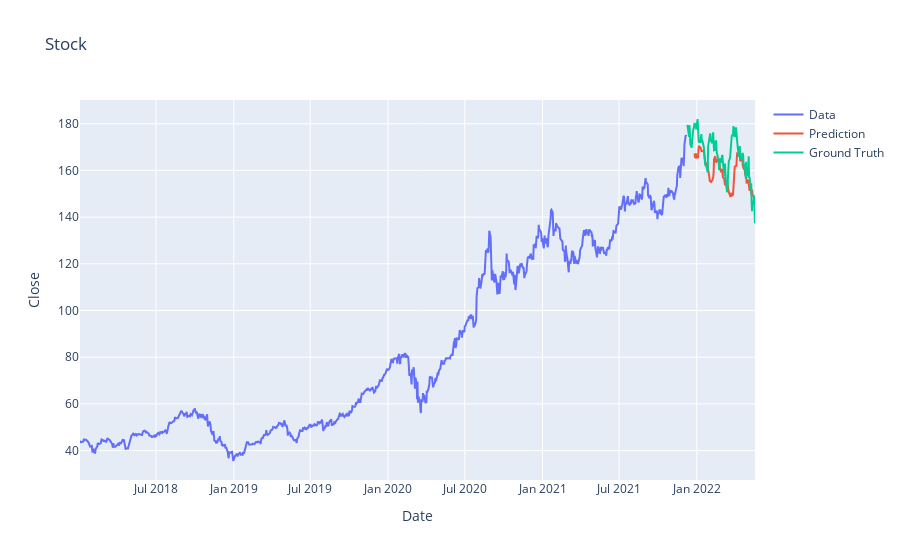

Source (notebook cell):
### Code cell
train = train_price.reshape((-1))
test = test_price.reshape((-1))
prediction = prediction.reshape((-1))

trace1 = go.Scatter(
    x=date_train,
    y=train,
    mode='lines',
    name='Data'
)
trace2 = go.Scatter(
    x=date_test2,
    y=prediction,
    mode='lines',
    name='Prediction'
)
trace3 = go.Scatter(
    x=date_test1,
    y=test,
    mode='lines',
    name='Ground Truth'
)
layout = go.Layout(
    title="Stock",
    xaxis={'title': "Date"},
    yaxis={'title': "Close"}
)

#close_data = close_data.reshape((-1))
fig = go.Figure(data=[trace1, trace2, trace3], layout=layout)
fig.show()
